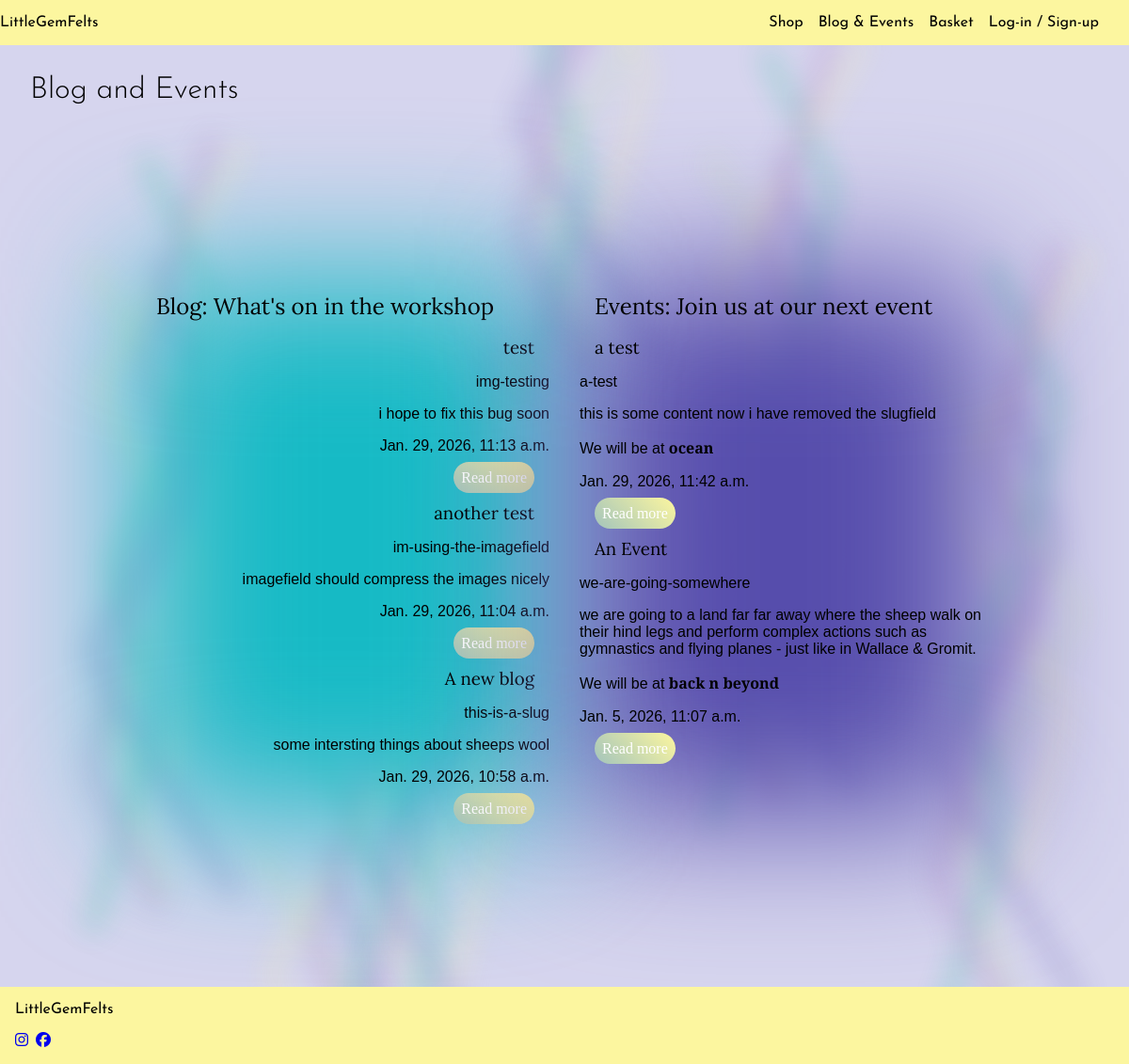
Screenshot of /blog/ with the database file from the repository.
### blog/models.py (models this page shows, shortened)
class Post(models.Model):
    title = models.CharField(max_length=200, unique=True)
    slug = models.SlugField(max_length=200, unique=True)
    author = models.ForeignKey(User, on_delete=models.CASCADE, related_name="blog_posts")
    content = models.TextField()
    img = ProcessedImageField(upload_to='blog_pics/', processors=[ResizeToFill(300,300)],
                              format='JPEG', options={'quality': 90}, blank=True, null=True,
                              default='profile/default-portrait.png')
    start_date = models.DateTimeField(auto_now=False, auto_now_add=False)
    end_date = models.DateTimeField(auto_now=False, auto_now_add=False)
    location = models.CharField(max_length=200)
    is_event = models.BooleanField(default=False)
    allow_comments = models.BooleanField(default=False)
    date_created = models.DateTimeField(auto_now_add=True)
    date_updated = models.DateTimeField(auto_now=True)
    publish = models.BooleanField(default=False)
    class Meta:
        ordering = ['date_created']

### blog/views.py (the view)
# urls.py: path('', views.blog_list, name='blog_list'),
def blog_list(request):
    posts = Post.objects.filter(publish=True).order_by('-date_created')
    return render(request, 'blog/blog_list.html', {'posts': posts})

### basket/contexts.py (called while the page is built, shortened)
def basket_contents(request):
    basket_items = []
    product_count = 0
    total = Decimal('0.00')
    delivery = Decimal('0.00')
    basket = request.session.get('basket', {})  # needs to fetch the items from the basket when implemented
    grand_total = total + delivery
    return {
        'basket_items': basket_items,
        'product_count': product_count,
        'total': total.quantize(Decimal('0.01')),
        'delivery': delivery.quantize(Decimal('0.01')),
        'grand_total': grand_total.quantize(Decimal('0.01')),
    }

### blog/templates/blog/blog_list.html (shortened to what this page needs)
{% extends "layout.html" %}
{% load static %}
{% block extra_css %}
<link rel="stylesheet" href="{% static 'css/index.css' %}">
{% endblock extra_css %}
{% block titles %}
<h1>Blog and Events</h1>
<div class="large-space"></div>
{% endblock titles %}
{% block blogAndEvents %}
<section class="blog-and-events-section">
  <div class="blog-event-container">
    <div class="blog-container">
      <h2>Blog: What's on in the workshop</h2>
      {% for post in posts %}
        {% if post.is_event != True %}
            <div class="blog-item">
                <h3>{{post.title}}</h3>
                <p>{{post.slug}}</p>
                <p>{{post.content|truncatechars:200}}</p>
                <p>{{post.date_created}}</p>
                <wa-button size='small' class="blog-btn button-dark" pill href="{% url 'blog:blog_details' post.slug %}">Read more</wa-button>
            </div>
        {% endif %}
      {% endfor %}
    </div>
    <div class="event-container">
      <h2>Events: Join us at our next event</h2>
      {% for post in posts %}
        {% if post.is_event == True %}
            <div class="event-item">
                <h3>{{post.title}}</h3>
                <p>{{post.slug}}</p>
                <p>{{post.content|truncatechars:200}}</p>
                <p>We will be at <strong>{{post.location}}</strong></p>
                <p>{{post.date_created}}</p>
                <wa-button size='small' class="event-btn button-dark" pill href="{% url 'blog:blog_details' post.slug %}">Read more</wa-button>
            </div>
        {% endif %}
      {% endfor %}
    </div>
  </div>
</section>
{% endblock blogAndEvents %}

### static/css/base.css (style rules this page uses)
:root { --title-font: "Josefin Sans", sans-serif; --heading-font: "Lora", sans-serif; --content-font: "Cormorant", sans-serif; --amethyst-c1: #a560b2; --violet-twilight-c2: #564dac; --light-gold-c3: #fcf69f; --lavender-c4: #d6d5ee; --ash-grey-c5: #a3c4bc; --tropical-teal-c6: #16bac5; }
html, body { width: 100%; margin: 0; }
body { display: flex; flex-direction: column; background-color: #d6d5ee; }
h1 { font-family: var(--title-font); font-weight: 300; margin: 2rem; }
h2, h3, h4, h5, h6 { font-family: var(--heading-font); font-weight: 300; margin: 1rem; }
p { font-family: var(--content-font); }
section { max-width: 900px; margin: 0 auto clamp(2rem, 15vw, 20rem); }
.large-space { height: 150px; }

### static/css/index.css (style rules this page uses)
:root { --title-font: "Josefin Sans", sans-serif; --heading-font: "Lora", sans-serif; --content-font: "Cormorant", sans-serif; --amethyst-c1: #a560b2; --violet-twilight-c2: #564dac; --light-gold-c3: #fcf69f; --lavender-c4: #d6d5ee; --ash-grey-c5: #a3c4bc; --tropical-teal-c6: #16bac5; }
.button-dark { position: relative; border-radius: 2rem; padding: 0.5rem; margin: 1rem; border: none; color: white; z-index: 1; background: linear-gradient(45deg, #a3c4bc, #fcf69f); }
.button-dark::before { content: ""; position: absolute; top: 4px; bottom: 4px; right: 4px; left: 4px; background: #564dac; z-index: -1; border-radius: 2rem; }
.blog-event-container { display: grid; grid-template-columns: 1fr 1fr; gap: 2rem; }
.blog-container { grid-column: 1; background-color: transparent; position: relative; z-index: 1; }
.blog-container::before { background: var(--tropical-teal-c6); filter: blur(5rem); content: ""; inset: 0; z-index: -1; position: absolute; }
.event-container { grid-column: 2; background-color: transparent; position: relative; z-index: 1; }
.event-container::before { grid-column: 2; background-color: var(--violet-twilight-c2); filter: blur(5rem); content: ""; inset: 0; z-index: -1; position: absolute; }
.blog-item { text-align: right; }
.event-item { text-align: left; }

### rows the page displays
Post: title "test", slug "img-testing", content "i hope to fix this bug soon", date_created "Jan. 29, 2026, 11:13 a.m."
Post: title "another test", slug "im-using-the-imagefield", content "imagefield should compress the images nicely", date_created "Jan. 29, 2026, 11:04 a.m."
Post: title "A new blog", slug "this-is-a-slug", content "some intersting things about sheeps wool", date_created "Jan. 29, 2026, 10:58 a.m."
Post: title "a test", slug "a-test", content "this is some content now i have removed the slugfield", location "ocean", date_created "Jan. 29, 2026, 11:42 a.m."
Post: title "An Event", slug "we-are-going-somewhere", content "we are going to a land far far away where the sheep walk on their hind legs and perform complex actions such as gymnastics and flying planes - just like in Wallace & Gromit.", location "back n beyond", date_created "Jan. 5, 2026, 11:07 a.m."
